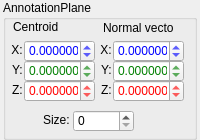
<?xml version="1.0" encoding="UTF-8"?>
<ui version="4.0">
 <class>propAnnotationPlane</class>
 <widget class="QWidget" name="propAnnotationPlane">
  <property name="geometry">
   <rect>
    <x>0</x>
    <y>0</y>
    <width>200</width>
    <height>140</height>
   </rect>
  </property>
  <property name="minimumSize">
   <size>
    <width>200</width>
    <height>140</height>
   </size>
  </property>
  <property name="maximumSize">
   <size>
    <width>16777215</width>
    <height>140</height>
   </size>
  </property>
  <property name="windowTitle">
   <string>Form</string>
  </property>
  <property name="styleSheet">
   <string notr="true"/>
  </property>
  <widget class="QGroupBox" name="annotationPlane">
   <property name="geometry">
    <rect>
     <x>3</x>
     <y>0</y>
     <width>194</width>
     <height>140</height>
    </rect>
   </property>
   <property name="title">
    <string>AnnotationPlane</string>
   </property>
   <widget class="QDoubleSpinBox" name="ctrZ">
    <property name="geometry">
     <rect>
      <x>21</x>
      <y>80</y>
      <width>71</width>
      <height>22</height>
     </rect>
    </property>
    <property name="styleSheet">
     <string notr="true">color: rgb(255, 0, 0);</string>
    </property>
    <property name="decimals">
     <number>6</number>
    </property>
    <property name="minimum">
     <double>-999999999.000000000000000</double>
    </property>
    <property name="maximum">
     <double>999999999.000000000000000</double>
    </property>
    <property name="singleStep">
     <double>0.100000000000000</double>
    </property>
   </widget>
   <widget class="QDoubleSpinBox" name="ctrX">
    <property name="geometry">
     <rect>
      <x>21</x>
      <y>40</y>
      <width>71</width>
      <height>22</height>
     </rect>
    </property>
    <property name="styleSheet">
     <string notr="true">color: rgb(0, 0, 255);</string>
    </property>
    <property name="decimals">
     <number>6</number>
    </property>
    <property name="minimum">
     <double>-999999999.000000000000000</double>
    </property>
    <property name="maximum">
     <double>999999999.000000000000000</double>
    </property>
    <property name="singleStep">
     <double>0.100000000000000</double>
    </property>
   </widget>
   <widget class="QDoubleSpinBox" name="ctrY">
    <property name="geometry">
     <rect>
      <x>21</x>
      <y>60</y>
      <width>71</width>
      <height>22</height>
     </rect>
    </property>
    <property name="styleSheet">
     <string notr="true">color: rgb(0, 127, 0);</string>
    </property>
    <property name="decimals">
     <number>6</number>
    </property>
    <property name="minimum">
     <double>-999999999.000000000000000</double>
    </property>
    <property name="maximum">
     <double>999999999.000000000000000</double>
    </property>
    <property name="singleStep">
     <double>0.100000000000000</double>
    </property>
   </widget>
   <widget class="QLabel" name="cxLabel">
    <property name="geometry">
     <rect>
      <x>2</x>
      <y>40</y>
      <width>21</width>
      <height>20</height>
     </rect>
    </property>
    <property name="text">
     <string>X: </string>
    </property>
    <property name="alignment">
     <set>Qt::AlignRight|Qt::AlignTrailing|Qt::AlignVCenter</set>
    </property>
   </widget>
   <widget class="QLabel" name="cyLabel">
    <property name="geometry">
     <rect>
      <x>3</x>
      <y>60</y>
      <width>20</width>
      <height>20</height>
     </rect>
    </property>
    <property name="text">
     <string>Y: </string>
    </property>
    <property name="alignment">
     <set>Qt::AlignRight|Qt::AlignTrailing|Qt::AlignVCenter</set>
    </property>
   </widget>
   <widget class="QLabel" name="czLabel">
    <property name="geometry">
     <rect>
      <x>2</x>
      <y>80</y>
      <width>21</width>
      <height>20</height>
     </rect>
    </property>
    <property name="text">
     <string>Z: </string>
    </property>
    <property name="alignment">
     <set>Qt::AlignRight|Qt::AlignTrailing|Qt::AlignVCenter</set>
    </property>
   </widget>
   <widget class="QDoubleSpinBox" name="normZ">
    <property name="geometry">
     <rect>
      <x>110</x>
      <y>80</y>
      <width>71</width>
      <height>22</height>
     </rect>
    </property>
    <property name="styleSheet">
     <string notr="true">color: rgb(255, 0, 0);</string>
    </property>
    <property name="decimals">
     <number>6</number>
    </property>
    <property name="minimum">
     <double>-999999999.000000000000000</double>
    </property>
    <property name="maximum">
     <double>999999999.000000000000000</double>
    </property>
    <property name="singleStep">
     <double>0.100000000000000</double>
    </property>
   </widget>
   <widget class="QDoubleSpinBox" name="normY">
    <property name="geometry">
     <rect>
      <x>110</x>
      <y>60</y>
      <width>71</width>
      <height>22</height>
     </rect>
    </property>
    <property name="styleSheet">
     <string notr="true">color: rgb(0, 127, 0);</string>
    </property>
    <property name="decimals">
     <number>6</number>
    </property>
    <property name="minimum">
     <double>-999999999.000000000000000</double>
    </property>
    <property name="maximum">
     <double>999999999.000000000000000</double>
    </property>
    <property name="singleStep">
     <double>0.100000000000000</double>
    </property>
   </widget>
   <widget class="QLabel" name="nxLabel">
    <property name="geometry">
     <rect>
      <x>92</x>
      <y>40</y>
      <width>20</width>
      <height>20</height>
     </rect>
    </property>
    <property name="text">
     <string>X: </string>
    </property>
    <property name="alignment">
     <set>Qt::AlignRight|Qt::AlignTrailing|Qt::AlignVCenter</set>
    </property>
   </widget>
   <widget class="QDoubleSpinBox" name="normX">
    <property name="geometry">
     <rect>
      <x>110</x>
      <y>40</y>
      <width>71</width>
      <height>22</height>
     </rect>
    </property>
    <property name="styleSheet">
     <string notr="true">color: rgb(0, 0, 255);</string>
    </property>
    <property name="decimals">
     <number>6</number>
    </property>
    <property name="minimum">
     <double>-999999999.000000000000000</double>
    </property>
    <property name="maximum">
     <double>999999999.000000000000000</double>
    </property>
    <property name="singleStep">
     <double>0.100000000000000</double>
    </property>
   </widget>
   <widget class="QLabel" name="nzLabel">
    <property name="geometry">
     <rect>
      <x>92</x>
      <y>80</y>
      <width>20</width>
      <height>20</height>
     </rect>
    </property>
    <property name="text">
     <string>Z: </string>
    </property>
    <property name="alignment">
     <set>Qt::AlignRight|Qt::AlignTrailing|Qt::AlignVCenter</set>
    </property>
   </widget>
   <widget class="QLabel" name="nyLabel">
    <property name="geometry">
     <rect>
      <x>92</x>
      <y>60</y>
      <width>20</width>
      <height>20</height>
     </rect>
    </property>
    <property name="text">
     <string>Y: </string>
    </property>
    <property name="alignment">
     <set>Qt::AlignRight|Qt::AlignTrailing|Qt::AlignVCenter</set>
    </property>
   </widget>
   <widget class="QSpinBox" name="size">
    <property name="geometry">
     <rect>
      <x>70</x>
      <y>110</y>
      <width>61</width>
      <height>22</height>
     </rect>
    </property>
    <property name="maximum">
     <number>999999999</number>
    </property>
   </widget>
   <widget class="QLabel" name="sizeLabel">
    <property name="geometry">
     <rect>
      <x>39</x>
      <y>110</y>
      <width>31</width>
      <height>20</height>
     </rect>
    </property>
    <property name="text">
     <string>Size: </string>
    </property>
    <property name="alignment">
     <set>Qt::AlignRight|Qt::AlignTrailing|Qt::AlignVCenter</set>
    </property>
   </widget>
   <widget class="QLabel" name="cLabel">
    <property name="geometry">
     <rect>
      <x>10</x>
      <y>20</y>
      <width>47</width>
      <height>13</height>
     </rect>
    </property>
    <property name="text">
     <string>Centroid</string>
    </property>
   </widget>
   <widget class="QLabel" name="nLabel">
    <property name="geometry">
     <rect>
      <x>100</x>
      <y>20</y>
      <width>71</width>
      <height>16</height>
     </rect>
    </property>
    <property name="text">
     <string>Normal vector</string>
    </property>
   </widget>
   <zorder>nyLabel</zorder>
   <zorder>nzLabel</zorder>
   <zorder>cxLabel</zorder>
   <zorder>nxLabel</zorder>
   <zorder>cyLabel</zorder>
   <zorder>czLabel</zorder>
   <zorder>ctrZ</zorder>
   <zorder>ctrX</zorder>
   <zorder>ctrY</zorder>
   <zorder>normZ</zorder>
   <zorder>normY</zorder>
   <zorder>normX</zorder>
   <zorder>size</zorder>
   <zorder>sizeLabel</zorder>
   <zorder>cLabel</zorder>
   <zorder>nLabel</zorder>
  </widget>
 </widget>
 <resources/>
 <connections>
  <connection>
   <sender>ctrX</sender>
   <signal>valueChanged(double)</signal>
   <receiver>propAnnotationPlane</receiver>
   <slot>changedCtrX(double)</slot>
   <hints>
    <hint type="sourcelabel">
     <x>61</x>
     <y>295</y>
    </hint>
    <hint type="destinationlabel">
     <x>99</x>
     <y>194</y>
    </hint>
   </hints>
  </connection>
  <connection>
   <sender>ctrY</sender>
   <signal>valueChanged(double)</signal>
   <receiver>propAnnotationPlane</receiver>
   <slot>changedCtrY(double)</slot>
   <hints>
    <hint type="sourcelabel">
     <x>61</x>
     <y>315</y>
    </hint>
    <hint type="destinationlabel">
     <x>99</x>
     <y>194</y>
    </hint>
   </hints>
  </connection>
  <connection>
   <sender>ctrZ</sender>
   <signal>valueChanged(double)</signal>
   <receiver>propAnnotationPlane</receiver>
   <slot>changedCtrZ(double)</slot>
   <hints>
    <hint type="sourcelabel">
     <x>61</x>
     <y>335</y>
    </hint>
    <hint type="destinationlabel">
     <x>99</x>
     <y>194</y>
    </hint>
   </hints>
  </connection>
  <connection>
   <sender>normX</sender>
   <signal>valueChanged(double)</signal>
   <receiver>propAnnotationPlane</receiver>
   <slot>changedNormX(double)</slot>
   <hints>
    <hint type="sourcelabel">
     <x>150</x>
     <y>295</y>
    </hint>
    <hint type="destinationlabel">
     <x>99</x>
     <y>194</y>
    </hint>
   </hints>
  </connection>
  <connection>
   <sender>normY</sender>
   <signal>valueChanged(double)</signal>
   <receiver>propAnnotationPlane</receiver>
   <slot>changedNormY(double)</slot>
   <hints>
    <hint type="sourcelabel">
     <x>150</x>
     <y>315</y>
    </hint>
    <hint type="destinationlabel">
     <x>99</x>
     <y>194</y>
    </hint>
   </hints>
  </connection>
  <connection>
   <sender>normZ</sender>
   <signal>valueChanged(double)</signal>
   <receiver>propAnnotationPlane</receiver>
   <slot>changedNormZ(double)</slot>
   <hints>
    <hint type="sourcelabel">
     <x>150</x>
     <y>335</y>
    </hint>
    <hint type="destinationlabel">
     <x>99</x>
     <y>194</y>
    </hint>
   </hints>
  </connection>
  <connection>
   <sender>size</sender>
   <signal>valueChanged(int)</signal>
   <receiver>propAnnotationPlane</receiver>
   <slot>changedSize(int)</slot>
   <hints>
    <hint type="sourcelabel">
     <x>105</x>
     <y>365</y>
    </hint>
    <hint type="destinationlabel">
     <x>99</x>
     <y>194</y>
    </hint>
   </hints>
  </connection>
 </connections>
 <slots>
  <slot>changedCtrX(double)</slot>
  <slot>changedCtrY(double)</slot>
  <slot>changedCtrZ(double)</slot>
  <slot>changedNormX(double)</slot>
  <slot>changedNormY(double)</slot>
  <slot>changedNormZ(double)</slot>
  <slot>changedSize(int)</slot>
 </slots>
</ui>
